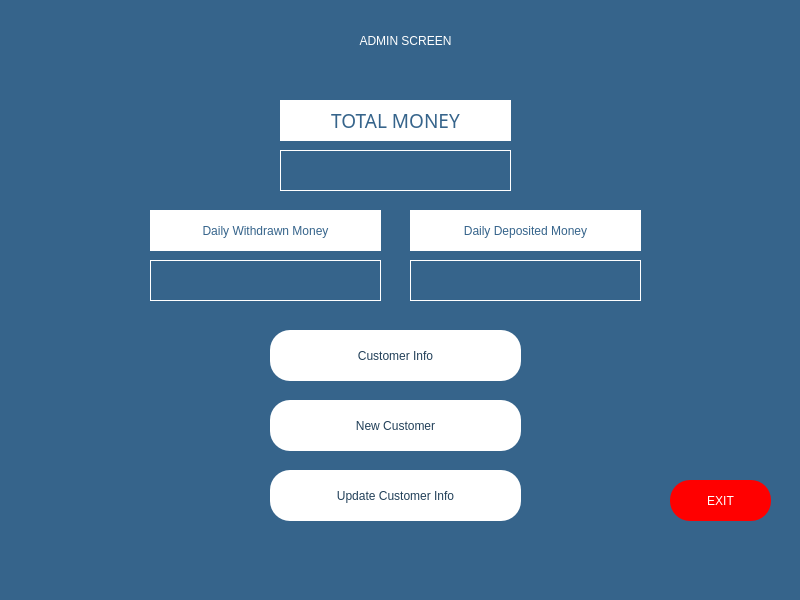
<?xml version="1.0" encoding="UTF-8"?>
<ui version="4.0">
 <class>MainWindow</class>
 <widget class="QMainWindow" name="MainWindow">
  <property name="geometry">
   <rect>
    <x>0</x>
    <y>0</y>
    <width>800</width>
    <height>600</height>
   </rect>
  </property>
  <property name="windowTitle">
   <string>MainWindow</string>
  </property>
  <property name="styleSheet">
   <string notr="true">background-color: rgb(54, 100, 139);</string>
  </property>
  <widget class="QWidget" name="centralwidget">
   <widget class="QLabel" name="label_baslik">
    <property name="geometry">
     <rect>
      <x>100</x>
      <y>0</y>
      <width>611</width>
      <height>81</height>
     </rect>
    </property>
    <property name="styleSheet">
     <string notr="true">color: rgb(255, 255, 255);
font: 63 18pt &quot;Montserrat SemiBold&quot;;</string>
    </property>
    <property name="text">
     <string>ADMIN SCREEN</string>
    </property>
    <property name="alignment">
     <set>Qt::AlignCenter</set>
    </property>
   </widget>
   <widget class="QPushButton" name="B_update_cust">
    <property name="geometry">
     <rect>
      <x>270</x>
      <y>470</y>
      <width>251</width>
      <height>51</height>
     </rect>
    </property>
    <property name="layoutDirection">
     <enum>Qt::LeftToRight</enum>
    </property>
    <property name="styleSheet">
     <string notr="true">background-color: rgb(255, 255, 255);
color: rgb(34, 64, 89);
font: 63 14pt &quot;Montserrat SemiBold&quot;;
border-radius: 20 </string>
    </property>
    <property name="text">
     <string>Update Customer Info</string>
    </property>
    <property name="icon">
     <iconset>
      <normaloff>withdraw.png</normaloff>withdraw.png</iconset>
    </property>
    <property name="iconSize">
     <size>
      <width>40</width>
      <height>40</height>
     </size>
    </property>
    <property name="checkable">
     <bool>false</bool>
    </property>
   </widget>
   <widget class="QPushButton" name="B_new_cust">
    <property name="geometry">
     <rect>
      <x>270</x>
      <y>400</y>
      <width>251</width>
      <height>51</height>
     </rect>
    </property>
    <property name="layoutDirection">
     <enum>Qt::LeftToRight</enum>
    </property>
    <property name="styleSheet">
     <string notr="true">background-color: rgb(255, 255, 255);
color: rgb(34, 64, 89);
font: 63 14pt &quot;Montserrat SemiBold&quot;;
border-radius: 20 </string>
    </property>
    <property name="text">
     <string>New Customer</string>
    </property>
    <property name="icon">
     <iconset>
      <normaloff>password.png</normaloff>password.png</iconset>
    </property>
    <property name="iconSize">
     <size>
      <width>40</width>
      <height>40</height>
     </size>
    </property>
    <property name="checkable">
     <bool>false</bool>
    </property>
   </widget>
   <widget class="QPushButton" name="B_exit_cust_menu">
    <property name="geometry">
     <rect>
      <x>670</x>
      <y>480</y>
      <width>101</width>
      <height>41</height>
     </rect>
    </property>
    <property name="styleSheet">
     <string notr="true">background-color: rgb(255, 0, 0);
font: 63 14pt &quot;Montserrat SemiBold&quot;;
border-radius: 20;
color: rgb(255, 255, 255);
</string>
    </property>
    <property name="text">
     <string>EXIT</string>
    </property>
    <property name="checkable">
     <bool>false</bool>
    </property>
   </widget>
   <widget class="QPushButton" name="B_info">
    <property name="geometry">
     <rect>
      <x>270</x>
      <y>330</y>
      <width>251</width>
      <height>51</height>
     </rect>
    </property>
    <property name="layoutDirection">
     <enum>Qt::LeftToRight</enum>
    </property>
    <property name="styleSheet">
     <string notr="true">background-color: rgb(255, 255, 255);
color: rgb(34, 64, 89);
font: 63 14pt &quot;Montserrat SemiBold&quot;;
border-radius: 20 </string>
    </property>
    <property name="text">
     <string>Customer Info</string>
    </property>
    <property name="icon">
     <iconset>
      <normaloff>deposit.png</normaloff>deposit.png</iconset>
    </property>
    <property name="iconSize">
     <size>
      <width>37</width>
      <height>37</height>
     </size>
    </property>
    <property name="checkable">
     <bool>false</bool>
    </property>
   </widget>
   <widget class="QLabel" name="la_total">
    <property name="geometry">
     <rect>
      <x>280</x>
      <y>100</y>
      <width>231</width>
      <height>41</height>
     </rect>
    </property>
    <property name="font">
     <font>
      <family>Montserrat SemiBold</family>
      <pointsize>14</pointsize>
      <weight>7</weight>
      <italic>false</italic>
      <bold>false</bold>
     </font>
    </property>
    <property name="styleSheet">
     <string notr="true">color: rgb(54, 100, 139);
font: 63 14pt &quot;Montserrat SemiBold&quot;;
background-color: rgb(255, 255, 255);</string>
    </property>
    <property name="text">
     <string>TOTAL MONEY</string>
    </property>
    <property name="alignment">
     <set>Qt::AlignCenter</set>
    </property>
   </widget>
   <widget class="QLabel" name="la_withdraw">
    <property name="geometry">
     <rect>
      <x>150</x>
      <y>210</y>
      <width>231</width>
      <height>41</height>
     </rect>
    </property>
    <property name="layoutDirection">
     <enum>Qt::LeftToRight</enum>
    </property>
    <property name="styleSheet">
     <string notr="true">color: rgb(54, 100, 139);
font: 63 14pt &quot;Montserrat SemiBold&quot;;
background-color: rgb(255, 255, 255);</string>
    </property>
    <property name="text">
     <string>Daily Withdrawn Money</string>
    </property>
    <property name="alignment">
     <set>Qt::AlignCenter</set>
    </property>
   </widget>
   <widget class="QLabel" name="la_deposit">
    <property name="geometry">
     <rect>
      <x>410</x>
      <y>210</y>
      <width>231</width>
      <height>41</height>
     </rect>
    </property>
    <property name="layoutDirection">
     <enum>Qt::LeftToRight</enum>
    </property>
    <property name="styleSheet">
     <string notr="true">color: rgb(54, 100, 139);
font: 63 14pt &quot;Montserrat SemiBold&quot;;
background-color: rgb(255, 255, 255);</string>
    </property>
    <property name="text">
     <string>Daily Deposited Money</string>
    </property>
    <property name="alignment">
     <set>Qt::AlignCenter</set>
    </property>
   </widget>
   <widget class="QLabel" name="la_totalmoney">
    <property name="geometry">
     <rect>
      <x>280</x>
      <y>150</y>
      <width>231</width>
      <height>41</height>
     </rect>
    </property>
    <property name="layoutDirection">
     <enum>Qt::LeftToRight</enum>
    </property>
    <property name="styleSheet">
     <string notr="true">color: rgb(255, 255, 255);
font: 63 14pt &quot;Montserrat SemiBold&quot;;</string>
    </property>
    <property name="frameShape">
     <enum>QFrame::Box</enum>
    </property>
    <property name="text">
     <string/>
    </property>
    <property name="alignment">
     <set>Qt::AlignCenter</set>
    </property>
   </widget>
   <widget class="QLabel" name="la_dailywithdraw">
    <property name="geometry">
     <rect>
      <x>150</x>
      <y>260</y>
      <width>231</width>
      <height>41</height>
     </rect>
    </property>
    <property name="styleSheet">
     <string notr="true">color: rgb(255, 255, 255);
font: 63 14pt &quot;Montserrat SemiBold&quot;;</string>
    </property>
    <property name="frameShape">
     <enum>QFrame::Box</enum>
    </property>
    <property name="text">
     <string/>
    </property>
    <property name="alignment">
     <set>Qt::AlignCenter</set>
    </property>
   </widget>
   <widget class="QLabel" name="la_dailydeposit">
    <property name="geometry">
     <rect>
      <x>410</x>
      <y>260</y>
      <width>231</width>
      <height>41</height>
     </rect>
    </property>
    <property name="styleSheet">
     <string notr="true">color: rgb(255, 255, 255);
font: 63 14pt &quot;Montserrat SemiBold&quot;;</string>
    </property>
    <property name="frameShape">
     <enum>QFrame::Box</enum>
    </property>
    <property name="text">
     <string/>
    </property>
    <property name="alignment">
     <set>Qt::AlignCenter</set>
    </property>
   </widget>
  </widget>
  <widget class="QMenuBar" name="menubar">
   <property name="geometry">
    <rect>
     <x>0</x>
     <y>0</y>
     <width>800</width>
     <height>21</height>
    </rect>
   </property>
  </widget>
  <widget class="QStatusBar" name="statusbar"/>
 </widget>
 <resources/>
 <connections/>
</ui>
